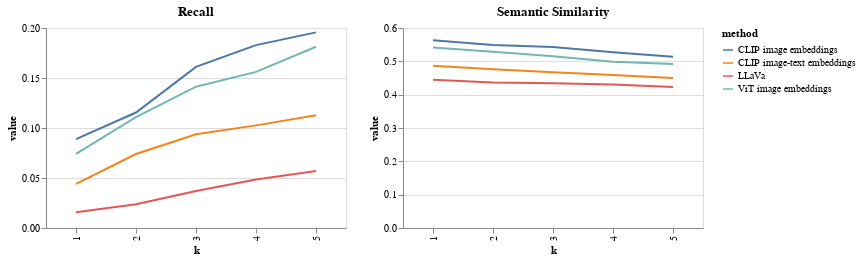

Notebook cell for this chart:
### Code cell
rec_graph | sim_graph

### Figure 1 — Vega-Lite specification as saved in the notebook (floating-point values rounded to 4 significant figures)
{"config": {"view": {"continuousWidth": 400, "continuousHeight": 300}}, "hconcat": [{"data": {"name": "data-396cae023e35083d0331485efdb4bc55"}, "mark": "line", "encoding": {"color": {"field": "method", "type": "nominal"}, "x": {"field": "k", "type": "ordinal"}, "y": {"field": "value", "type": "quantitative"}}, "height": 200, "title": "Recall", "width": 300}, {"data": {"name": "data-882a3e0ddfb565c77cab01fea59f8d2a"}, "mark": "line", "encoding": {"color": {"field": "method", "type": "nominal"}, "x": {"field": "k", "type": "ordinal"}, "y": {"field": "value", "type": "quantitative"}}, "height": 200, "title": "Semantic Similarity", "width": 300}], "$schema": "https://vega.github.io/schema/vega-lite/v4.17.0.json", "datasets": {"data-396cae023e35083d0331485efdb4bc55": [{"method": "CLIP image embeddings", "metric": "Recall", "k": "1", "value": 0.08879}, {"method": "CLIP image embeddings", "metric": "Recall", "k": "2", "value": 0.1155}, {"method": "CLIP image embeddings", "metric": "Recall", "k": "3", "value": 0.1612}, {"method": "CLIP image embeddings", "metric": "Recall", "k": "4", "value": 0.1829}, {"method": "CLIP image embeddings", "metric": "Recall", "k": "5", "value": 0.1956}, {"method": "CLIP image-text embeddings", "metric": "Recall", "k": "1", "value": 0.04422}, {"method": "CLIP image-text embeddings", "metric": "Recall", "k": "2", "value": 0.07402}, {"method": "CLIP image-text embeddings", "metric": "Recall", "k": "3", "value": 0.09372}, {"method": "CLIP image-text embeddings", "metric": "Recall", "k": "4", "value": 0.1026}, {"method": "CLIP image-text embeddings", "metric": "Recall", "k": "5", "value": 0.1128}, {"method": "ViT image embeddings", "metric": "Recall", "k": "1", "value": 0.07418}, {"method": "ViT image embeddings", "metric": "Recall", "k": "2", "value": 0.1109}, {"method": "ViT image embeddings", "metric": "Recall", "k": "3", "value": 0.1413}, {"method": "ViT image embeddings", "metric": "Recall", "k": "4", "value": 0.1561}, {"method": "ViT image embeddings", "metric": "Recall", "k": "5", "value": 0.1812}, {"method": "LLaVa", "metric": "Recall", "k": "1", "value": 0.01577}, {"method": "LLaVa", "metric": "Recall", "k": "2", "value": 0.02366}, {"method": "LLaVa", "metric": "Recall", "k": "3", "value": 0.03706}, {"method": "LLaVa", "metric": "Recall", "k": "4", "value": 0.04853}, {"method": "LLaVa", "metric": "Recall", "k": "5", "value": 0.05703}], "data-882a3e0ddfb565c77cab01fea59f8d2a": [{"method": "CLIP image embeddings", "metric": "Semantic Similarity", "k": "1", "value": 0.5634}, {"method": "CLIP image embeddings", "metric": "Semantic Similarity", "k": "2", "value": 0.5491}, {"method": "CLIP image embeddings", "metric": "Semantic Similarity", "k": "3", "value": 0.5428}, {"method": "CLIP image embeddings", "metric": "Semantic Similarity", "k": "4", "value": 0.5275}, {"method": "CLIP image embeddings", "metric": "Semantic Similarity", "k": "5", "value": 0.5138}, {"method": "CLIP image-text embeddings", "metric": "Semantic Similarity", "k": "1", "value": 0.4866}, {"method": "CLIP image-text embeddings", "metric": "Semantic Similarity", "k": "2", "value": 0.4763}, {"method": "CLIP image-text embeddings", "metric": "Semantic Similarity", "k": "3", "value": 0.4675}, {"method": "CLIP image-text embeddings", "metric": "Semantic Similarity", "k": "4", "value": 0.4588}, {"method": "CLIP image-text embeddings", "metric": "Semantic Similarity", "k": "5", "value": 0.4498}, {"method": "ViT image embeddings", "metric": "Semantic Similarity", "k": "1", "value": 0.5417}, {"method": "ViT image embeddings", "metric": "Semantic Similarity", "k": "2", "value": 0.5288}, {"method": "ViT image embeddings", "metric": "Semantic Similarity", "k": "3", "value": 0.5152}, {"method": "ViT image embeddings", "metric": "Semantic Similarity", "k": "4", "value": 0.4991}, {"method": "ViT image embeddings", "metric": "Semantic Similarity", "k": "5", "value": 0.4921}, {"method": "LLaVa", "metric": "Semantic Similarity", "k": "1", "value": 0.4449}, {"method": "LLaVa", "metric": "Semantic Similarity", "k": "2", "value": 0.4366}, {"method": "LLaVa", "metric": "Semantic Similarity", "k": "3", "value": 0.4342}, {"method": "LLaVa", "metric": "Semantic Similarity", "k": "4", "value": 0.4303}, {"method": "LLaVa", "metric": "Semantic Similarity", "k": "5", "value": 0.4233}]}}
